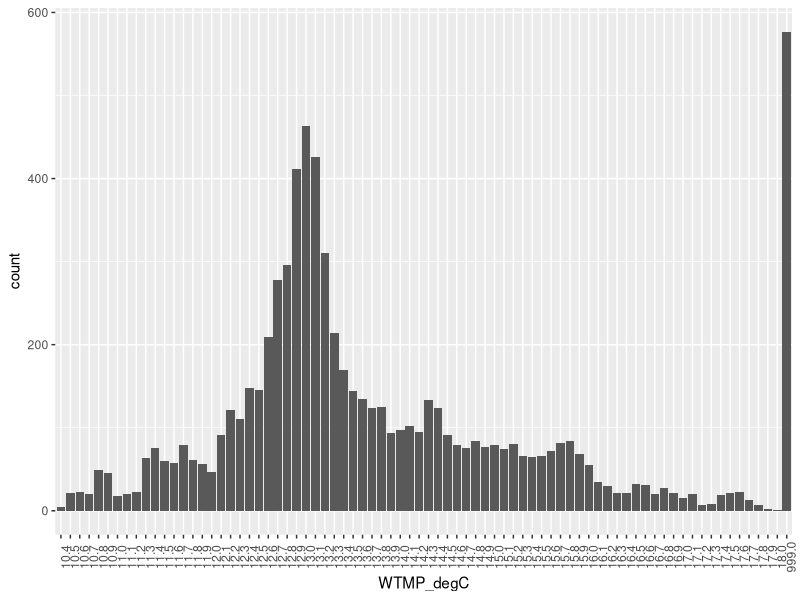
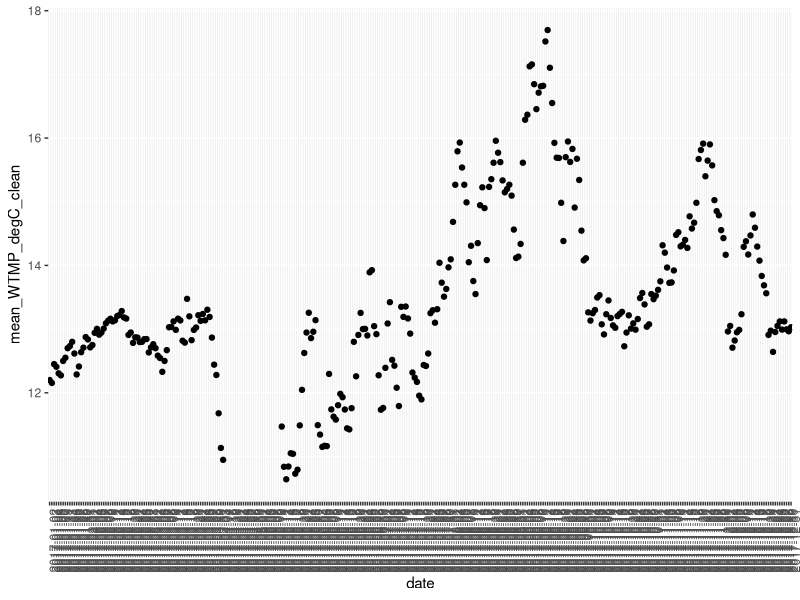
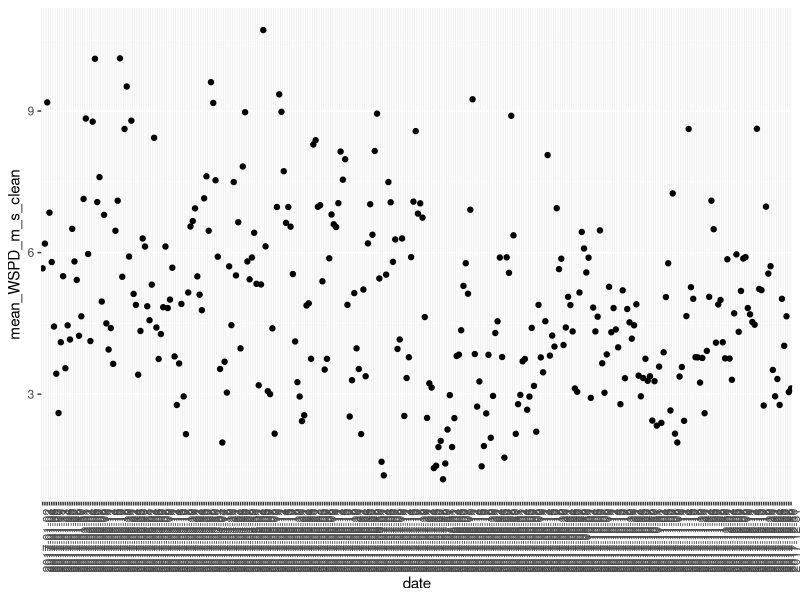

The R script that drew these images, in order:
## ---- chunk 1
library(tidyverse) # install.packages("tidyverse")
## ---- chunk 2
buoy <-read_table2("46092h2017.txt")
## ---- chunk 3
head(buoy) # view column headers
## ---- chunk 4
## overwrite column names
names(buoy) <- str_c(names(buoy),                  ## current header
                  buoy %>% filter(`#YY` == "#yr"), ## row1 -- don't say buoy[1,] 
                  sep = "_")                       ## separate by `_`

## inspect
names(buoy) ## Looks a lot better
## ---- chunk 5
names(buoy) <- str_replace_all(names(buoy), "#", "")  # replace `#` with nothing 
names(buoy) <- str_replace_all(names(buoy), "/", "_") # replace `/` with `_`

## inspect to make sure it worked
names(buoy)
## ---- chunk 6
buoy <- buoy %>%
  filter(YY_yr != "#yr") # filter out row where YY_yr is equal to "#yr"

head(buoy)
## ---- chunk 7
ggplot(buoy, aes(WTMP_degC)) +
  geom_bar() +
  theme(axis.text.x = element_text(angle = 90)) # rotate x-axis labels 90 degrees
## ---- chunk 8
buoy <- buoy %>%
  unite(date, c(YY_yr, MM_mo, DD_dy), sep = "-") # concatenate contents of 3 columns into one column to join the two datasets using a unique ID
  
head(buoy)
## ---- chunk 9
buoy_daily <- buoy %>%
  mutate(WTMP_degC_clean = gsub("99.0", NA, WTMP_degC), WSPD_m_s_clean = gsub("999.0", NA, WSPD_m_s)) %>% # make temp column numeric
  mutate(WTMP_degC_clean = as.numeric(WTMP_degC_clean), WSPD_m_s_clean = as.numeric(WSPD_m_s_clean)) %>%
  group_by(date) %>%
  summarize(mean_WTMP_degC_clean = mean(WTMP_degC_clean, na.rm=T), mean_WSPD_m_s_clean = mean(WSPD_m_s_clean, na.rm=T)) %>% # make
  ungroup()

head(buoy_daily)
## ---- chunk 10
ggplot(buoy_daily, aes(date,mean_WTMP_degC_clean)) +
  geom_point() +
  theme(axis.text.x = element_text(angle = 90))  # rotate x-axis labels 90 degrees
  
## ---- chunk 11
ggplot(buoy_daily, aes(date,mean_WSPD_m_s_clean)) +
  geom_point() +
  theme(axis.text.x = element_text(angle = 90))  # rotate x-axis labels 90 degrees
  
